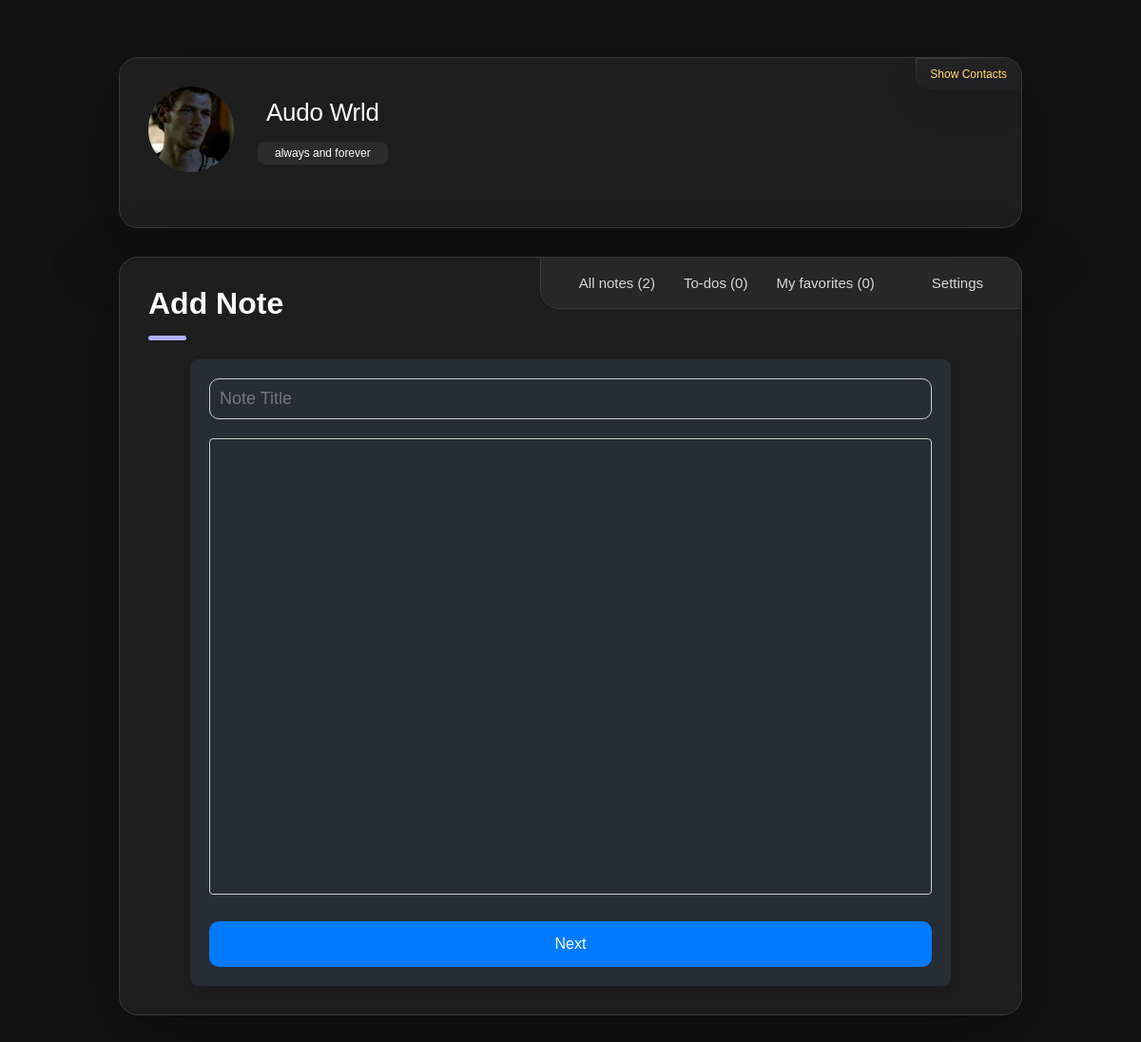
/add_note (signed in), run on the app's committed database.
### website/models.py (models this page shows, shortened)
class User(db.Model, UserMixin):
    id = db.Column(db.Integer, primary_key=True)
    email = db.Column(db.String(150), unique=True)
    password = db.Column(db.String(255))
    first_name = db.Column(db.String(225))
    second_name = db.Column(db.String(225))
    full_name = db.Column(db.String(255))
    profile_picture = db.Column(db.String(255), nullable=True)
    cover_picture = db.Column(db.String(255), nullable=True)
    user_name = db.Column(db.String(255))
    phone_number = db.Column(db.String(20))
    country_code = db.Column(db.String(10), default="+254")
    bio = db.Column(db.String(255))
    time_zone = db.Column(db.String(255))
    date_birth = db.Column(db.String(255))
    gender = db.Column(db.String(255))
    generated_color = db.Column(db.String(7))
    is_2fa_enabled = db.Column(db.Boolean, default=False)
    otp_secret = db.Column(db.String(32), nullable=True)
    temp_otp = db.Column(db.String(32), nullable=True)
    otp_method = db.Column(db.String(10), default='app')
    is_active = db.Column(db.Boolean, default=True)
    is_admin = db.Column(db.Boolean, default=False)
    email_verified = db.Column(db.Boolean, default=False)
    note_tags = db.relationship(
        "NoteTag", back_populates="user", cascade="all, delete-orphan"
    )
    notes = db.relationship("Note", back_populates="user", cascade="all, delete-orphan")
    password_reset_tokens = db.relationship(
        "PasswordResetToken", back_populates="user", cascade="all, delete-orphan"
    )
    notifications = db.relationship(
        "Notification", back_populates="user", cascade="all, delete-orphan"
    )
    todos = db.relationship("ToDo", back_populates="user", cascade="all, delete-orphan")
    email_preferences = db.relationship(
        "EmailPreferences",
        uselist=False,
        back_populates="user",
        cascade="all, delete-orphan",
    )
    push_preferences = db.relationship(
        "PushPreferences",
        uselist=False,
        back_populates="user",
        cascade="all, delete-orphan",
    )
    email_verification_tokens = db.relationship(
        "EmailVerificationToken", back_populates="user", cascade="all, delete-orphan"
    )

### website/views.py (the view)
@views.route("/add_note", methods=["GET"])
def show_add_note2():
    tags = NoteTag.query.filter_by(user_id=current_user.id).all()
    return render_template("all_notes_add.html", tags=tags)

### website/templates/all_notes_add.html (shortened to what this page needs)
<!DOCTYPE html>
<html lang="en">
  <head>
    <link
      rel="stylesheet"
      href="https://cdnjs.cloudflare.com/ajax/libs/font-awesome/5.15.4/css/all.min.css"
    />
    <link
      rel="stylesheet"
      href="{{ url_for('static', filename='css/add_all.css') }}"
    />
    <link
      href="https://unpkg.com/boxicons@2.1.4/css/boxicons.min.css"
      rel="stylesheet"
    />
    <link
      href="https://cdn.quilljs.com/1.3.6/quill.snow.css"
      rel="stylesheet"
    />
  </head>
  <body>
<main>
  <aside class="sidebar" data-sidebar>
    <div class="sidebar-info">
      <figure class="avatar-box">
        {% if current_user.profile_picture %}
        <img
          src="/static/profile_pics/{{ current_user.profile_picture }}"
          alt="Profile Picture"
          class="profile-image"
        />
        {% else %}
        <i
          class="fas fa-5x"
          style="--background-: {{ current_user.generated_color }}"
          >{{ current_user.first_name[0] }}</i
        >
        {% endif %}
      </figure>
      <div class="info-content">
        <h1 class="name" title="{{ current_user.full_name }}">
          {{ current_user.full_name }}
        </h1>
        <p class="title" title="{{ current_user.bio }}">
          {% if current_user.bio %} {{ current_user.bio }} {% endif %}
        </p>
      </div>
      <button class="info_more-btn" data-sidebar-btn>
        <span>Show Contacts</span>
      </button>
    </div>
  </aside>
  <div class="main-content">
    <nav class="navbar">
      <ul class="navbar-list">
        <li class="navbar-item">
          <a href="/user_home" class="navbar-link">
            <p>
              All notes
              <span
                style="--background-: {{ current_user.generated_color }}"
              >
                ({{ current_user.notes|length }})
              </span>
            </p>
          </a>
        </li>
        <li class="navbar-item">
          <a
            href="{{ url_for('views.show_todo_page') }}"
            class="navbar-link"
          >
            <p style="--background-: {{ current_user.generated_color }}">
              To-dos
              <span> (<span id="todoCount">0</span>)</span>
            </p>
          </a>
        </li>
        <li class="navbar-item">
          <a href="/favorites" class="navbar-link" id="favoriteLink">
            <p style="--background-: {{ current_user.generated_color }}">
              My favorites
              <span> (<span id="favoriteCount">0</span>) </span>
            </p>
          </a>
        </li>
        <li class="navbar-item">
          <a
            href="{{url_for('views.settings')}}"
            class="navbar-link"
            style="--background-: {{ current_user.generated_color }}"
          >
            <p>Settings</p>
          </a>
        </li>
      </ul>
    </nav>
    <article class="about active" id="all_add">
      <header>
        <h2 class="h2 article-title" style="--background-: {{ current_user.generated_color }}">Add Note</h2>
      </header>
      <section class="about-text">
        <form
        id="addNoteForm"
        action="{{ url_for('views.add_note_all') }}"
        method="POST"
        onsubmit="submitForm(event)"
      >
        <input
          type="text"
          id="noteTitle"
          name="title"
          class="inputs"
          required
          placeholder="Note Title"
        />
        <div id="quillEditor"></div>
        <br />
        <button
          type="button"
          class="next"
          id="nextButton"
          style="--background-: {{ current_user.generated_color }}"
        >
          Next
        </button>
      </form>
      </section>
    </article>
  </div>
</main>
  </body>
</html>

### data on the page
User: profile_picture (picture), full_name "Audo Wrld", bio "always and forever"

### other printed values
{{ current_user.notes|length }} "2"
